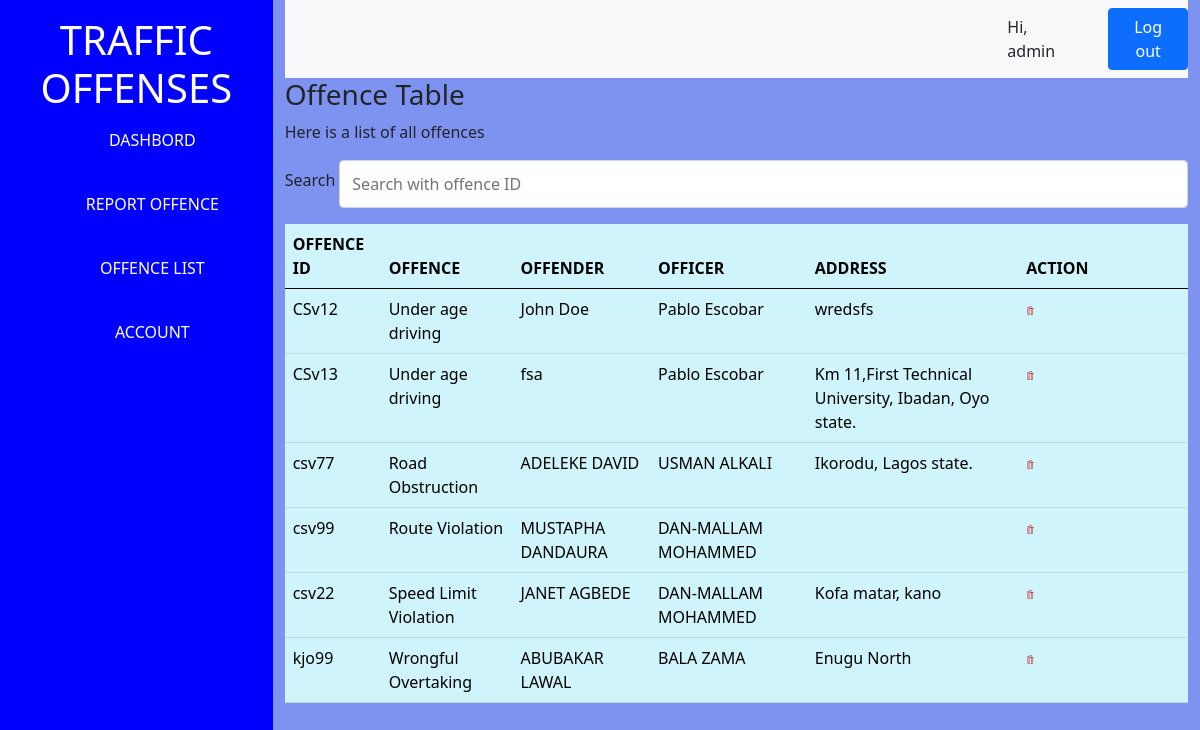
The page /offencelist/ (signed in) on the database its author committed.
### PenaltyManager/models.py (models this page shows, shortened)
class Penalty(models.Model):
    penalty_id = models.CharField(max_length = 50, unique=True)
    driver_name = models.CharField(max_length=50, blank=True, null=True)
    points = models.IntegerField(blank=True, null=True)
    offence = models.CharField(max_length = 10, choices=OFFENCE_CHOICES, default='SELECT')
    category = models.IntegerField(blank=True, null=True)
    date = models.DateTimeField(default = timezone.now)
    address = models.TextField(blank=True)
    officer_name = models.ForeignKey(Officer, on_delete=models.CASCADE)
    gender = models.CharField(max_length=1,choices=GENDER_CHOICES,
        default='M',)
    vehicle_plate = models.CharField(max_length=20, blank=True, null=True)
    driver_license = models.CharField(max_length=50, blank=True, null=True)

class Officer(models.Model):
    officer_name = models.CharField(max_length=50)
    officer_department = models.CharField(max_length=50)
    def __str__(self):
        return self.officer_name

### PenaltyManager/views.py (the view)
# urls.py: path('offencelist/', PenaltyListView.as_view(), name="offencelist"),
class PenaltyListView(ListView):
    model = Penalty
    template_name = 'PenaltyManager/offencelist.html'

### PenaltyManager/templates/PenaltyManager/offencelist.html (shortened to what this page needs)
{% load static %}
<!DOCTYPE html>
<html lang="en">
<head>
    <link rel="stylesheet" href="{% static 'css/bootstrap.min.css' %}">
    <link rel="stylesheet" href="{% static 'css/offencelist.css' %}">
</head>
<body>
    {% block content %}
        <div class="main container-fluid">
            <div class="left">
                <h1 class="h1 text-center pt-3 ">TRAFFIC OFFENSES</h1>
                <ul class="text-center mt-2">
                    <li><a href="{% url 'PenaltyManager:recentlist' %}">DASHBORD</a></li><br>
                    <li><a href="{% url 'PenaltyManager:dashboard' %}">REPORT OFFENCE</a></li><br>
                    <li><a href="{% url 'PenaltyManager:offencelist' %}">OFFENCE LIST</a></li><br>
                    <li><a href="{% url 'PenaltyManager:dashboard' %}">ACCOUNT</a></li><br>
                </ul>
            </div>
            <div class="right container">
                <nav class="navbar navbar-expand-sm navbar-light bg-light">
                    <span class="bb">Hi, {{ user.username }}</span>
                    <a href="{% url 'PenaltyManager:logout' %}"><button class="btn btn-primary" type="submit">Log out</button></a>
                </nav>
                <h3>Offence Table</h3>
                <p>Here is a list of all offences</p>
                <div class="bar ">
                    <p class="mt-2 me-1">Search</p>
                    <input class="form-control mr-sm-2" type="text" placeholder="Search with offence ID">
                </div>
                {% if object_list %}
                    <table class="table table-info mt-3">
                        <thead>
                            <tr>
                                <th scope="col">OFFENCE ID</th>
                                <th scope="col">OFFENCE</th>
                                <th scope="col">OFFENDER</th>
                                <th scope="col">OFFICER</th>
                                <th scope="col">ADDRESS</th>
                                <th scope="col">ACTION</th>
                            </tr>
                        </thead>
                        <tbody>
                            {% for item in object_list %}
                                <tr>
                                    <td>{{item.penalty_id }}</td>
                                    <td>{{item.offence}}</td>
                                    <td>{{item.driver_name}}</td>
                                    <td>{{item.officer_name}}</td>
                                    <td>{{item.address}}</td>
                                    <td>
                                        <a href="/delete/{{item.pk}}"><img src="{% static 'css/delete-svgrepo-com.svg' %}"
                                                alt="delete"></a>
                                    </td>
                                </tr>
                            {% endfor %}
                        </tbody>
                    </table>
                {% else %}
                    <p class='bar'>No offence recorded</p>
                {% endif %}
            </div>
        </div>
    {% endblock %}
</body>
</html>

### PenaltyManager/static/css/offencelist.css (style rules this page uses)
.main { display: flex; margin: 0%; padding: 0%; border: 0%; width: 100%; background-color: blue; }
ul { list-style: none; }
nav { display: flex; align-items: center; justify-content: space-between; padding-top: 40px; padding-left: 80%; }
.bb { margin-right: 2em; }
a { text-decoration: none; color: white; }
li { margin-top: 1em; }
.bar { display: flex; }
img { width: 6%; height: 6%; }
.right { height: 100%; background-color: rgba(163, 189, 236, 0.774); padding-bottom: 85px; width: 100%; }
.h1 { color: white; }

### rows shown on the page
Penalty: penalty_id "CSv12", offence "Under age driving", driver_name "John Doe", officer_name "Pablo Escobar", address "wredsfs"
Penalty: penalty_id "CSv13", offence "Under age driving", driver_name "fsa", officer_name "Pablo Escobar", address "Km 11,First Technical University, Ibadan, Oyo state."
Penalty: penalty_id "csv77", offence "Road Obstruction", driver_name "ADELEKE DAVID", officer_name "USMAN ALKALI", address "Ikorodu, Lagos state."
Penalty: penalty_id "csv99", offence "Route Violation", driver_name "MUSTAPHA DANDAURA", officer_name "DAN-MALLAM MOHAMMED"
Penalty: penalty_id "csv22", offence "Speed Limit Violation", driver_name "JANET AGBEDE", officer_name "DAN-MALLAM MOHAMMED", address "Kofa matar, kano"
Penalty: penalty_id "kjo99", offence "Wrongful Overtaking", driver_name "ABUBAKAR LAWAL", officer_name "BALA ZAMA", address "Enugu North"

### other values the page prints
{{ user.username }} "admin"
